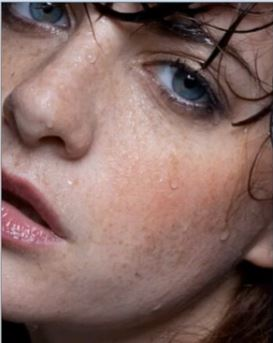
#> input picture P1-test02/images/raindropGirl.jpg, 273 x 343 px
$ python plotHist.py
#> lines starting #> are read from the running program, lines starting #| are printed output that depends on the picture

import cv2 as cv
from matplotlib import pyplot as plt


def plot_demo(image):
    # numpy中的ravel()/flatten()/squeeze()都有将多维数组转换为一维数组的功能
    plt.hist(image.ravel(), 256, [0,256])
    plt.show()


def image_hist(image):
    color = ("blue", "green", "red")
    for i, color in enumerate(color):
        hist = cv.calcHist([image], [i], None, [256], [0,256])
        plt.plot(hist, color=color)
        plt.xlim([0, 256])
    plt.show()


src = cv.imread("./images/raindropGirl.jpg")
#> src is the input picture: shape (343, 273, 3); mean B, G, R 98.6, 103.7, 132.4
cv.namedWindow("input image", cv.WINDOW_AUTOSIZE)
cv.imshow("input image", src)
plot_demo(src)
#> in plot_demo, `plt.show()`:
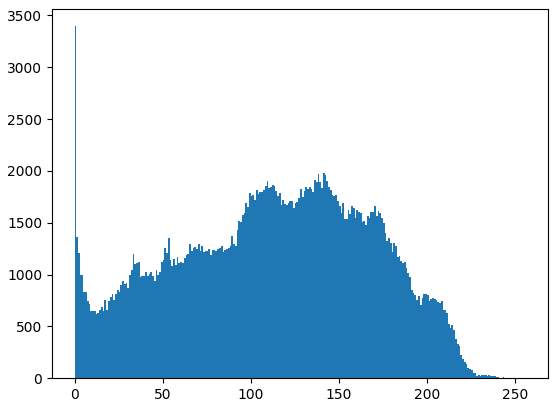
#> figure drawn by matplotlib, 1 panel; tallest bar 3396 high, from x = 0 to 1
# image_hist(src)
cv.waitKey(0)
cv.destroyAllWindows()
